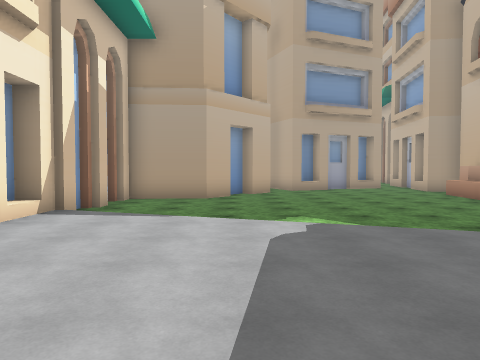
[1] (above)

17 first-person views from a walk through a scene from a Unity 3-D project. The camera is 1.5 m above the floor, tilts 2° down and sees 70° across. The floor is counted in squares, 1.8 m on a side. Each view is taken from the middle of a square. On the plan, view 1 faces up. The plan holds only what a view shows up to about 12 squares ahead; the rest is blank. The place goes on beyond the plan. The player character is not drawn. Some surface patterns are stand-ins.

[2]
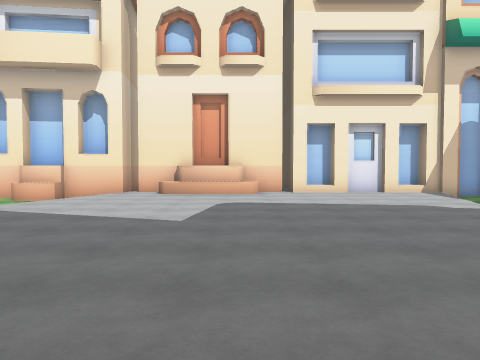

[3]
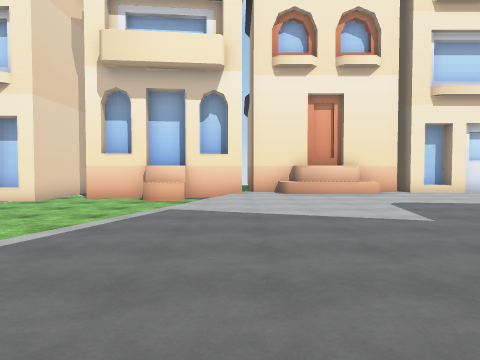

[4]
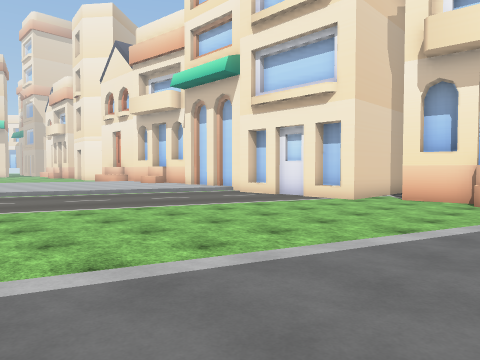

[5]
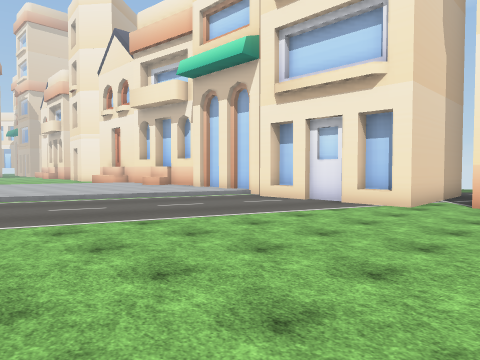

[6]
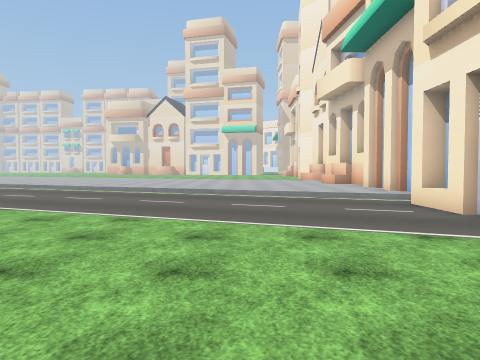

[7]
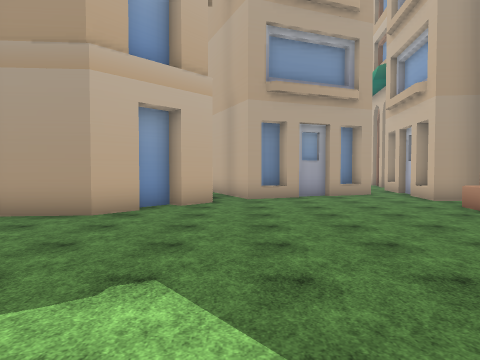

[8]
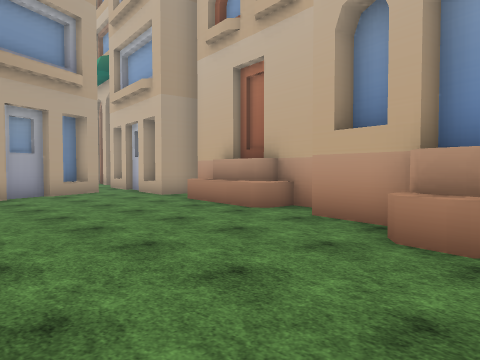

[9]
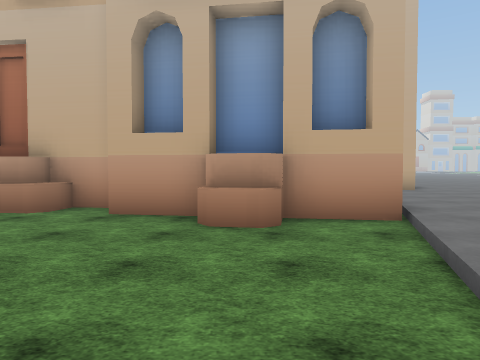

[10]
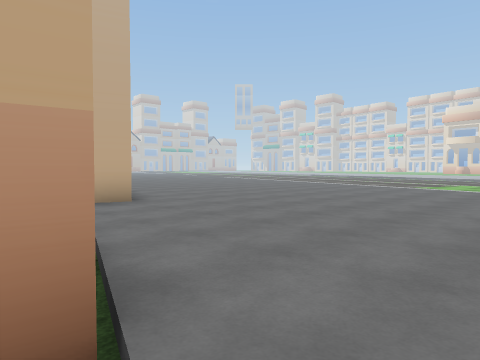

[11]
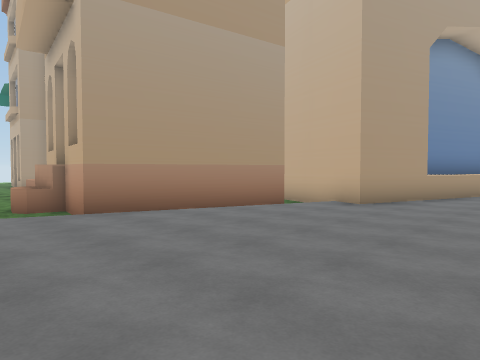

[12]
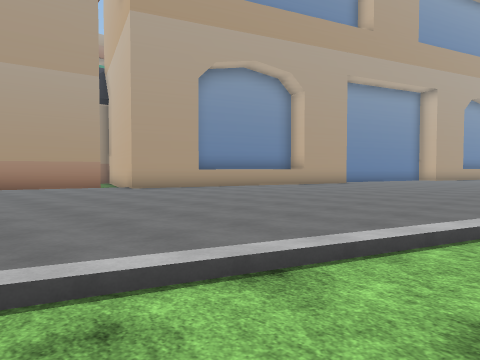

[13]
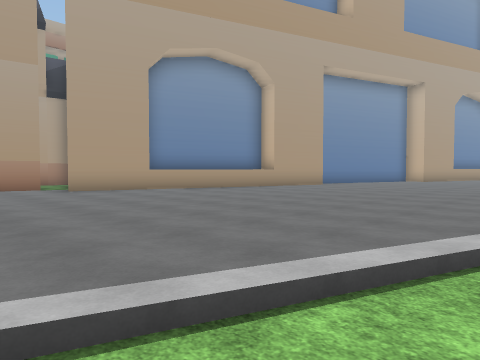

[14]
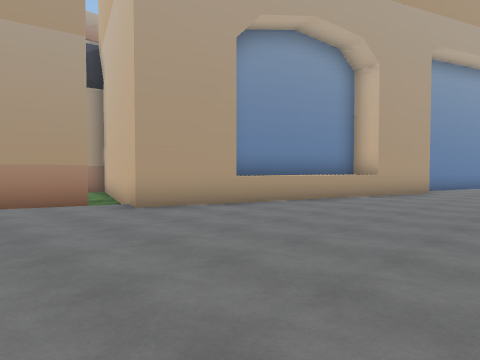

[15]
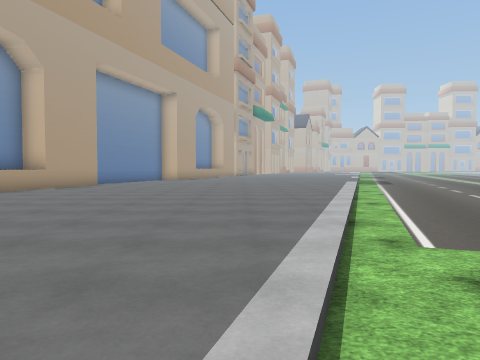

[16]
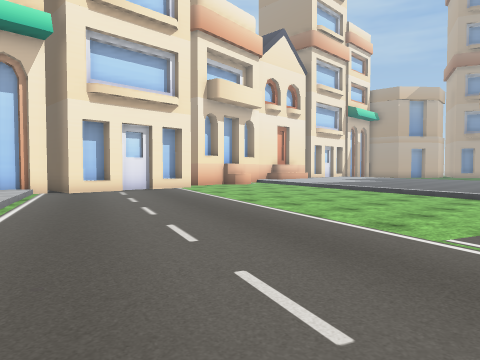

[17]
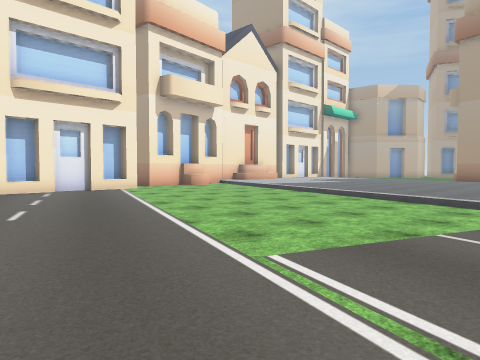

### Floor plan
Key: @ floor where view 1 was taken; # wall or solid block; x gap in a wall; . main floor; : floor 0.25 m higher than the main floor; / step, stairs or slope; ^ raised ledge.
Columns run from 7 left of view 1 to 20 right of it. Each row starts with its distance up from view 1.
 17             ##x
 16          ####..#
 15         ##^....^
 14        ##......##
 13       ##.......^^
 12       #........#
 11    ####........#
 10    #...........#
  9    #...........#
  8    #..........^
  7    #..........#
  6    #://......^^     #
  5    #:::://....#    ^#
  4    #::::::://.#     #
  3    #::::::::::#######
  2    #::::::::::::://#
  1    #:::::::::::::::## #
  0    #^::@::::::::::::#^^###
 -1    #^::::::::::::::::::^^^#
 -2    #^:::::::::::::::::::::##
 -3    #::::::::::::::::::::::::
 -4    x/:::::::::::::::::::::::
 -5    #../:::::::::::::::::::::
 -6     #^..//::::::::::::::::::
 -7     ^......//:::::::::::::::
 -8     #.........//::::::::::::
 -9   ^^x............//::::::::
-10 ######..............//:::::
-11     #^................./:::
-12      #............ ......//
-13      #............   ......
-14     #^.............   .....
-15     ##.............     ...
-16     #/............
-17     #:://..........
-18     #:::://.......
-19     #::::::://....

Positions as (right, up) in squares from view 1, and headings:
1: (0, 0), facing up
2: (8, 0), facing left
3: (8, -4), facing left
4: (8, -5), facing down-left
5: (7, -7), facing down-left
6: (2, -7), facing down
7: (2, 4), facing up
8: (2, 5), facing up-right
9: (1, 6), facing right
10: (5, 4), facing down-right
11: (4, -3), facing up-right
12: (6, -10), facing up-right
13: (8, -10), facing up-right
14: (8, -6), facing up-right
15: (7, -8), facing right
16: (10, -19), facing up-left
17: (11, -17), facing up-left
